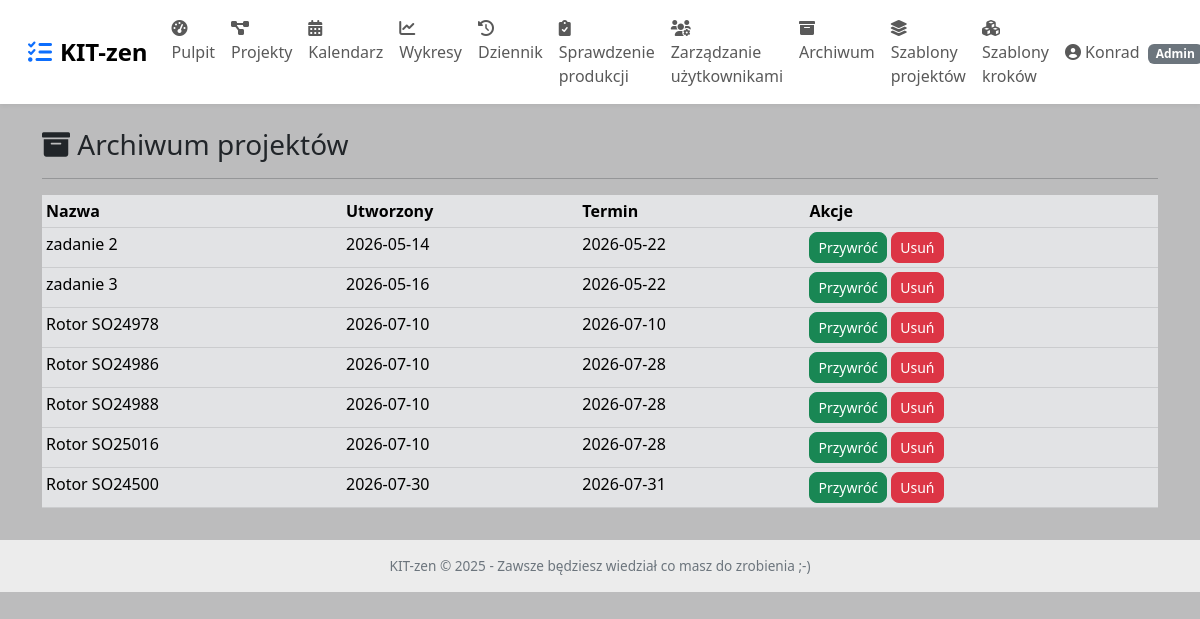
Page /admin/archive (signed in) on the earlier database version.
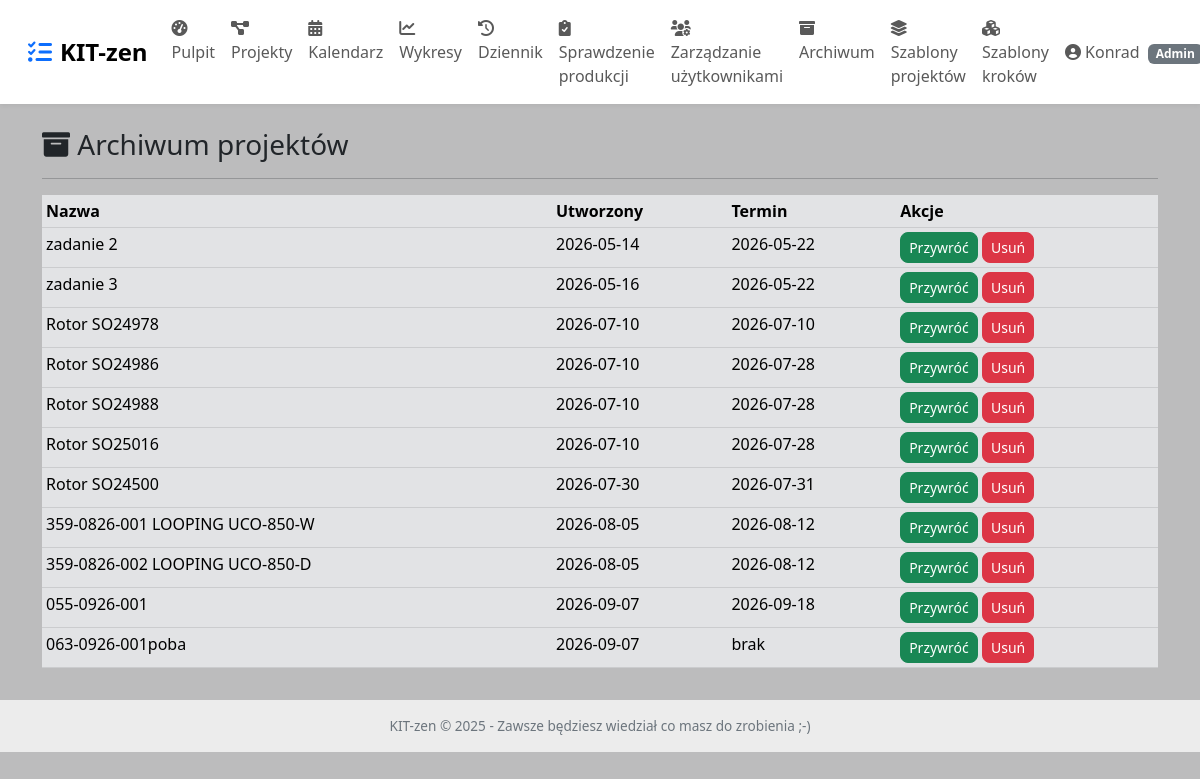
Same page on the later database version.
### app7/kdeep/app.py (models this page shows)
class Project(db.Model):
    __tablename__ = 'project'
    id = db.Column(db.Integer, primary_key=True)
    name = db.Column(db.String(200), nullable=False)
    description = db.Column(db.Text)
    created_at = db.Column(db.DateTime, default=now_aware)
    deadline = db.Column(db.Date, nullable=True)
    is_archived = db.Column(db.Boolean, default=False)
    steps = db.relationship('Step', backref='project', order_by='Step.position', cascade='all, delete-orphan')

### app7/kdeep/app.py (the view)
@app.route('/admin/archive')
@login_required
@admin_required
def archive():
    archived_projects = Project.query.filter_by(is_archived=True).all()
    return render_template('archive.html', projects=archived_projects)

### app7/kdeep/app.py (called while the page is built)
def admin_required(f):
    @wraps(f)
    def decorated_function(*args, **kwargs):
        if not current_user.is_authenticated or not current_user.is_admin:
            flash('Dostęp tylko dla administratora.', 'danger')
            return redirect(url_for('dashboard'))
        return f(*args, **kwargs)
    return decorated_function

@login_manager.user_loader
def load_user(user_id):
    return User.query.get(int(user_id))

### app7/kdeep/templates/archive.html
{% extends "base.html" %}
{% block content %}
<h3><i class="fas fa-archive"></i> Archiwum projektów</h3>
<hr>
{% if projects %}
<table class="table table-sm table-secondary">
    <thead><tr><th>Nazwa</th><th>Utworzony</th><th>Termin</th><th>Akcje</th></tr></thead>
    <tbody>
    {% for p in projects %}
    <tr>
        <td>{{ p.name }}</td>
        <td>{{ p.created_at.strftime('%Y-%m-%d') }}</td>
        <td>{{ p.deadline if p.deadline else 'brak' }}</td>
        <td>
            <a href="{{ url_for('restore_project', project_id=p.id) }}" class="btn btn-sm btn-success">Przywróć</a>
            <a href="{{ url_for('delete_project', project_id=p.id) }}" class="btn btn-sm btn-danger" onclick="return confirm('Trwale usunąć?')">Usuń</a>
        </td>
    </tr>
    {% endfor %}
    </tbody>
</table>
{% else %}
<div class="alert alert-light">Archiwum jest puste.</div>
{% endif %}
{% endblock %}

Differences in the rows shown:
now on this page (row edited): Project: name "359-0826-001 LOOPING UCO-850-W", created_at "2026-08-05", deadline "2026-08-12"
now on this page (row edited): Project: name "359-0826-002 LOOPING UCO-850-D", created_at "2026-08-05", deadline "2026-08-12"
added Project: name "055-0926-001", created_at "2026-09-07", deadline "2026-09-18"
added Project: name "063-0926-001poba", created_at "2026-09-07", deadline "brak"
